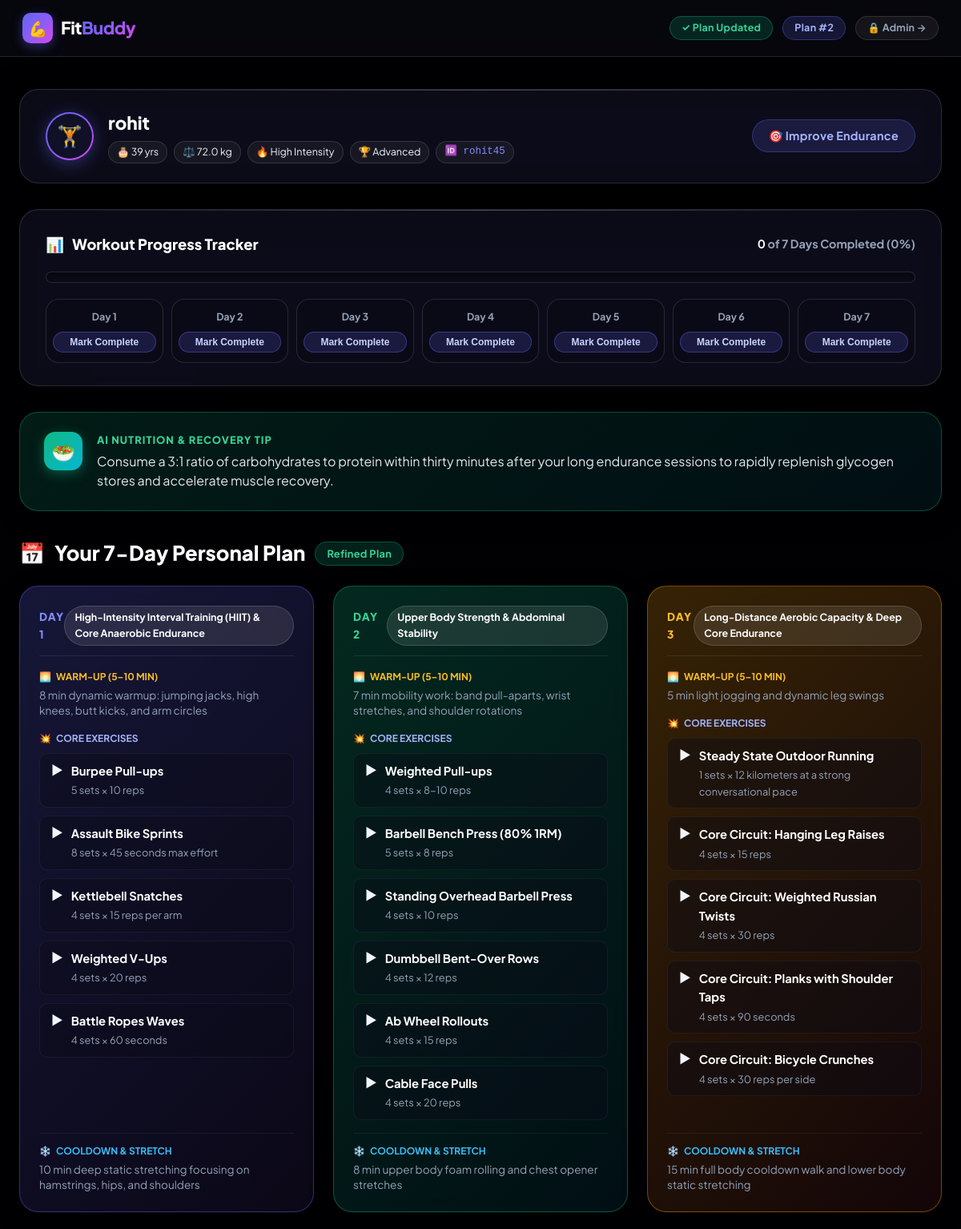
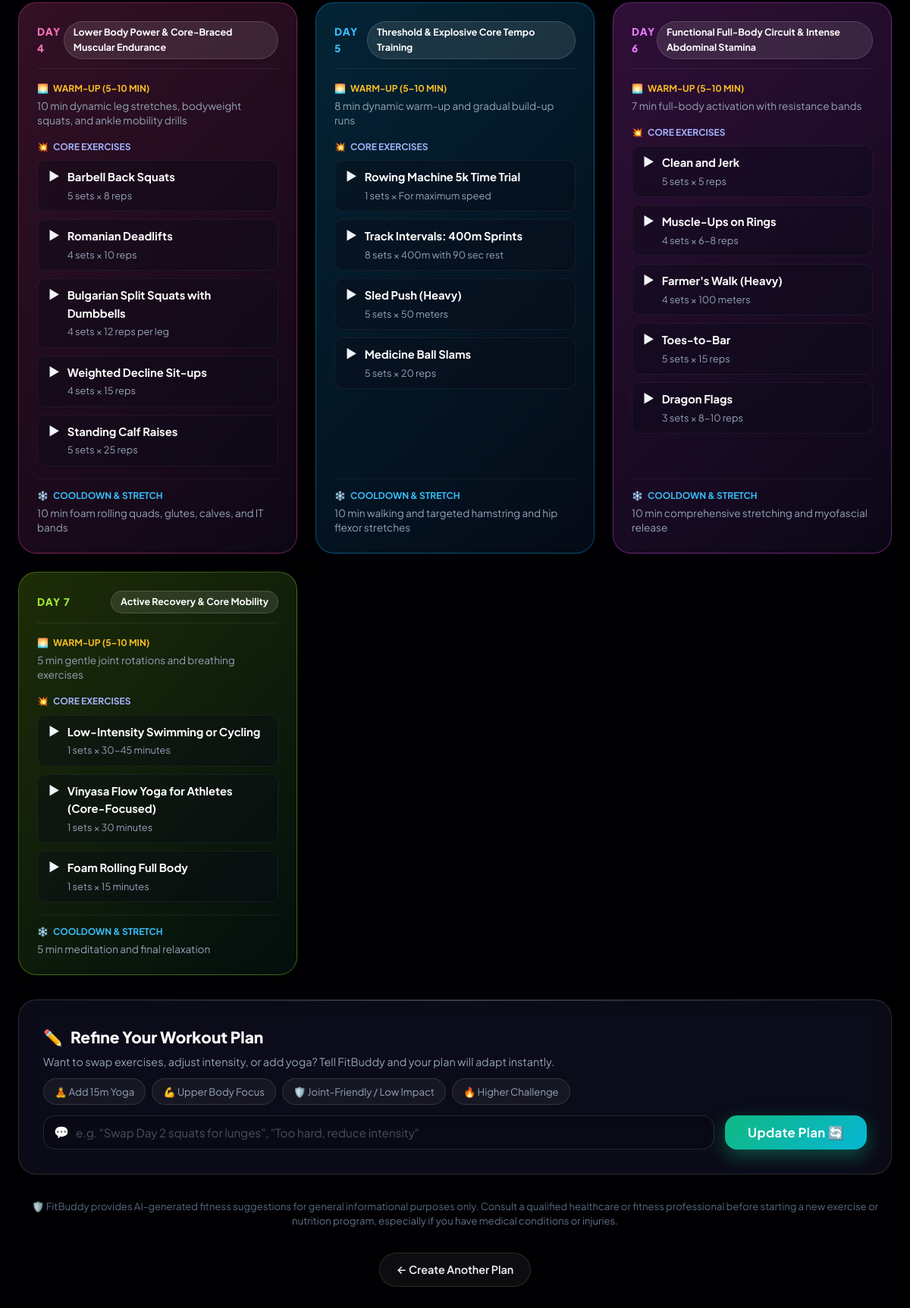
Page /result/2 on the committed database (2 pictures, top to bottom).
### app/database.py (models this page shows)
class User(Base):
    __tablename__ = "users"
    id                 = Column(Integer, primary_key=True, index=True)
    user_id            = Column(String(50), nullable=True, index=True)
    name               = Column(String(100), nullable=False)
    age                = Column(Integer, nullable=False)
    weight             = Column(Float, nullable=False)
    goal               = Column(String(100), nullable=False)
    intensity          = Column(String(50), nullable=False)
    experience_level   = Column(String(50), nullable=False, default="Beginner")
    last_activity      = Column(DateTime, nullable=True)
    created_at         = Column(DateTime, default=lambda: datetime.now(timezone.utc))
    plans = relationship("Plan", back_populates="user", cascade="all, delete-orphan")
    progress = relationship("WorkoutProgress", back_populates="user", cascade="all, delete-orphan")

class Plan(Base):
    __tablename__ = "plans"
    id            = Column(Integer, primary_key=True, index=True)
    user_id       = Column(Integer, ForeignKey("users.id"), nullable=False)
    original_plan = Column(Text, nullable=False)
    updated_plan  = Column(Text, nullable=True)
    nutrition_tip = Column(Text, nullable=True)
    created_at    = Column(DateTime, default=lambda: datetime.now(timezone.utc))
    updated_at    = Column(DateTime, default=lambda: datetime.now(timezone.utc),
                            onupdate=lambda: datetime.now(timezone.utc))
    user = relationship("User", back_populates="plans")

### app/routes.py (the view)
@router.get("/result/{plan_id}")
async def result(request: Request, plan_id: int, db: Session = Depends(get_db)):
    plan = get_original_plan(db, plan_id)
    if not plan:
        raise HTTPException(status_code=404, detail="Plan not found.")
    active_json = plan.updated_plan if plan.updated_plan else plan.original_plan
    try:
        active_plan = json.loads(active_json)
    except json.JSONDecodeError:
        active_plan = {}
    u = plan.user
    progress_context = _build_progress_context(db, u)
    return templates.TemplateResponse(request, "result.html", {
        "request": request,
        "username": u.name if u else "",
        "age": u.age if u else "",
        "weight": u.weight if u else "",
        "goal": u.goal if u else "",
        "intensity": u.intensity if u else "",
        "experience_level": u.experience_level if u else "Beginner",
        "user_id": u.user_id if u else "",
        "user_pk_id": u.id if u else None,
        "workout_plan": active_plan,
        "nutrition_tip": plan.nutrition_tip,
        "plan_id": plan.id,
        "is_updated": bool(plan.updated_plan),
        "used_fallback": False,
        "safety_disclaimer": SAFETY_DISCLAIMER,
        **progress_context,
    })

### app/templates/result.html (shortened to what this page needs)
<!DOCTYPE html>
<html lang="en">
<head>
  <link rel="stylesheet" href="/static/css/style.css" />
</head>
<body>
  <header class="site-header" role="banner">
    <div class="header-inner">
      <a href="/" class="brand-link">
        <span class="brand-icon">💪</span>
        <span>Fit<span class="gradient-text">Buddy</span></span>
      </a>
      <div style="display:flex; align-items:center; gap:12px;">
        {% if is_updated %}
          <span class="badge badge-emerald">✓ Plan Updated</span>
        {% endif %}
        <span class="badge badge-purple">Plan #{{ plan_id }}</span>
        <a href="/view-all-users" class="badge" style="background:rgba(255,255,255,0.06); border:1px solid var(--border-glass); color:var(--text-muted);">
          🔒 Admin &rarr;
        </a>
      </div>
    </div>
  </header>
  <main role="main">
    <section class="glass-card profile-banner" aria-label="User Profile Overview">
      <div class="profile-user">
        <div class="avatar-ring">
          <div class="avatar-inner">
            🏋️
          </div>
        </div>
        <div class="profile-details">
          <h1 class="profile-name">{{ username }}</h1>
          <div class="profile-meta-chips">
            <span class="meta-chip">🎂 {{ age }} yrs</span>
            <span class="meta-chip">⚖️ {{ weight }} kg</span>
            <span class="meta-chip" style="text-transform:capitalize;">🔥 {{ intensity }} Intensity</span>
            <span class="meta-chip">🏆 {{ experience_level }}</span>
            {% if user_id %}
              <span class="meta-chip" style="font-family:monospace; color:#818cf8;">🆔 {{ user_id }}</span>
            {% endif %}
          </div>
        </div>
      </div>
      <div class="badge badge-purple" style="font-size:0.9rem; padding:8px 20px;">
        🎯 {{ goal }}
      </div>
    </section>
    <section class="glass-card progress-card" aria-label="Workout Progress">
      <div class="progress-head-row">
        <div class="progress-head-title">
          <span>📊</span> Workout Progress Tracker
        </div>
        <div style="font-size:0.9rem; font-weight:700; color:var(--text-muted);">
          <span style="color:#fff;">{{ completed_days }}</span> of 7 Days Completed ({{ progress_percentage }}%)
        </div>
      </div>
      <div class="progress-bar-container">
      </div>
      <div class="progress-actions-grid">
        {% for day in range(1, 8) %}
          {% set done = day_status.get(day, false) %}
          <div class="day-action-card {% if done %}completed{% endif %}">
            <span class="day-action-label">Day {{ day }}</span>
            {% if done %}
              <span class="completed-indicator">✓ Done</span>
            {% else %}
              <form action="/progress/{{ user_pk_id if user_pk_id is not none else user_id }}/{{ day }}/complete" method="post" style="width:100%;">
                <button type="submit" class="btn-complete-day">Mark Complete</button>
              </form>
            {% endif %}
          </div>
        {% endfor %}
      </div>
    </section>
    {% if nutrition_tip %}
    <div class="nutrition-banner" role="complementary">
      <div class="nutrition-icon">🥗</div>
      <div class="nutrition-content">
        <span class="nutrition-title">AI Nutrition &amp; Recovery Tip</span>
        <p class="nutrition-text">{{ nutrition_tip }}</p>
      </div>
    </div>
    {% endif %}
    <section aria-label="7-Day Plan Grid">
      <h2 class="section-title">
        <span>📅</span> Your 7-Day Personal Plan
        {% if is_updated %}<span class="badge badge-emerald" style="font-size:0.8rem;">Refined Plan</span>{% endif %}
      </h2>
      {% set dc_classes = ['dc-0', 'dc-1', 'dc-2', 'dc-3', 'dc-4', 'dc-5', 'dc-6'] %}
      <div class="plan-grid">
        {% for day, details in workout_plan.items() %}
        <article class="day-card {{ dc_classes[loop.index0 % 7] }}">
          <div class="day-header">
            <span class="day-title-badge">{{ day }}</span>
            <span class="day-focus-pill">{{ details.focus | default('Rest & Recovery') }}</span>
          </div>
          {% if details.warmup %}
          <div>
            <div style="font-size:0.75rem; font-weight:700; text-transform:uppercase; color:#fbbf24; margin-bottom:4px; display:flex; align-items:center; gap:6px;">
              <span>🌅</span> Warm-up (5&ndash;10 min)
            </div>
            <p style="font-size:0.85rem; color:var(--text-muted); line-height:1.4;">{{ details.warmup }}</p>
          </div>
          {% endif %}
          {% if details.exercises %}
          <div>
            <div style="font-size:0.75rem; font-weight:700; text-transform:uppercase; color:#a5b4fc; margin-bottom:8px; display:flex; align-items:center; gap:6px;">
              <span>💥</span> Core Exercises
            </div>
            <ul class="exercise-list">
              {% for ex in details.exercises %}
              <li class="exercise-item">
                <span class="exercise-bullet">▶</span>
                <div class="exercise-info">
                  <span class="exercise-name">{{ ex.name }}</span>
                  <span class="exercise-detail">{{ ex.sets }} sets &times; {{ ex.reps }}</span>
                </div>
              </li>
              {% endfor %}
            </ul>
          </div>
          {% else %}
          <div style="text-align:center; padding:20px 0; color:var(--text-dim); font-style:italic;">
            🛌 Rest &amp; Active Recovery Day
          </div>
          {% endif %}
          {% if details.cooldown %}
          <div style="border-top: 1px solid rgba(255,255,255,0.06); padding-top:12px; margin-top: auto;">
            <div style="font-size:0.75rem; font-weight:700; text-transform:uppercase; color:#38bdf8; margin-bottom:4px; display:flex; align-items:center; gap:6px;">
              <span>❄️</span> Cooldown &amp; Stretch
            </div>
            <p style="font-size:0.85rem; color:var(--text-muted); line-height:1.4;">{{ details.cooldown }}</p>
          </div>
          {% endif %}
        </article>
        {% endfor %}
      </div>
    </section>
    <section class="glass-card refine-card" aria-label="Refine Plan with AI">
      <h3 style="font-size:1.3rem; font-weight:800; color:#fff; display:flex; align-items:center; gap:10px;">
        <span>✏️</span> Refine Your Workout Plan
      </h3>
      <p style="font-size:0.9rem; color:var(--text-muted); margin-top:4px;">
        Want to swap exercises, adjust intensity, or add yoga? Tell FitBuddy and your plan will adapt instantly.
      </p>
      <div class="chip-group">
        <span class="chip" onclick="applySuggestion('Add 15 minutes of relaxing yoga on Day 3')">🧘 Add 15m Yoga</span>
        <span class="chip" onclick="applySuggestion('Focus more on upper body strength')">💪 Upper Body Focus</span>
        <span class="chip" onclick="applySuggestion('Make exercises lower impact for joints')">🛡️ Joint-Friendly / Low Impact</span>
        <span class="chip" onclick="applySuggestion('Increase the intensity and challenge level')">🔥 Higher Challenge</span>
      </div>
      <form action="/submit-feedback" method="post" id="feedbackForm">
        <div class="refine-row">
          <div class="input-wrapper refine-input">
            <span class="input-icon">💬</span>
            <input
              id="feedbackInput"
              name="feedback"
              type="text"
              required
              placeholder='e.g. "Swap Day 2 squats for lunges", "Too hard, reduce intensity"'
              aria-label="Refinement feedback"
            />
          </div>
          <button type="submit" class="btn-primary btn-emerald" id="refineBtn" style="width:auto; padding:0 30px; white-space:nowrap;">
            <span id="refineBtnLabel">Update Plan 🔄</span>
          </button>
        </div>
      </form>
    </section>
    <p class="disclaimer-text">
      🛡️ {{ safety_disclaimer }}
    </p>
    <div class="back-home-wrap">
      <a href="/" class="back-home-link">
        <span>&larr; Create Another Plan</span>
      </a>
    </div>
  </main>
</body>
</html>

### app/templates/result.html (style rules this page uses)
main { max-width: 1240px; margin: 0 auto; padding: 40px 24px 80px; display: flex; flex-direction: column; gap: 32px; }
.profile-banner { padding: 24px 32px; display: flex; flex-wrap: wrap; align-items: center; justify-content: space-between; gap: 20px; }
.profile-user { display: flex; align-items: center; gap: 18px; }
.avatar-ring { width: 60px; height: 60px; border-radius: 50%; background: var(--grad-primary); padding: 2px; display: flex; align-items: center; justify-content: center; box-shadow: 0 4px 20px rgba(99, 102, 241, 0.4); }
.avatar-inner { width: 100%; height: 100%; border-radius: 50%; background: #101026; display: flex; align-items: center; justify-content: center; font-size: 1.6rem; }
.profile-details { display: flex; flex-direction: column; gap: 4px; }
.profile-name { font-size: 1.4rem; font-weight: 800; color: #fff; }
.profile-meta-chips { display: flex; flex-wrap: wrap; align-items: center; gap: 8px; font-size: 0.85rem; color: var(--text-muted); }
.meta-chip { background: rgba(255, 255, 255, 0.05); border: 1px solid var(--border-glass); padding: 3px 10px; border-radius: var(--radius-full); font-size: 0.78rem; color: var(--text-main); }
.progress-card { padding: 28px 32px; display: flex; flex-direction: column; gap: 20px; }
.progress-head-row { display: flex; align-items: center; justify-content: space-between; flex-wrap: wrap; gap: 12px; }
.progress-head-title { font-size: 1.15rem; font-weight: 800; color: #fff; display: flex; align-items: center; gap: 10px; }
.progress-bar-container { width: 100%; height: 14px; background: rgba(10, 10, 24, 0.6); border: 1px solid var(--border-glass); border-radius: var(--radius-full); overflow: hidden; box-shadow: inset 0 2px 4px rgba(0,0,0,0.5); }
.progress-actions-grid { display: grid; grid-template-columns: repeat(7, 1fr); gap: 10px; }
.day-action-card { background: rgba(10, 10, 24, 0.4); border: 1px solid var(--border-glass); border-radius: var(--radius-md); padding: 12px 8px; text-align: center; display: flex; flex-direction: column; align-items: center; justify-content: center; gap: 6px; transition: all 0.2s ease; }
.day-action-label { font-size: 0.78rem; font-weight: 700; color: var(--text-muted); }
.btn-complete-day { appearance: none; border: 1px solid rgba(99, 102, 241, 0.4); background: rgba(99, 102, 241, 0.18); color: #c7d2fe; padding: 5px 10px; border-radius: var(--radius-full); font-size: 0.75rem; font-weight: 700; cursor: pointer; transition: all 0.2s ease; width: 100%; }
.nutrition-banner { padding: 24px 30px; background: linear-gradient(135deg, rgba(16, 185, 129, 0.15), rgba(6, 182, 212, 0.08)); border: 1px solid rgba(16, 185, 129, 0.35); border-radius: var(--radius-lg); display: flex; align-items: flex-start; gap: 18px; backdrop-filter: blur(16px); box-shadow: 0 10px 30px rgba(0, 0, 0, 0.3); }
.nutrition-icon { width: 48px; height: 48px; border-radius: 14px; background: var(--grad-success); display: flex; align-items: center; justify-content: center; font-size: 1.5rem; flex-shrink: 0; box-shadow: 0 4px 15px rgba(16, 185, 129, 0.4); }
.nutrition-content { display: flex; flex-direction: column; gap: 4px; }
.nutrition-title { font-size: 0.8rem; font-weight: 800; text-transform: uppercase; letter-spacing: 1px; color: #34d399; }
.nutrition-text { font-size: 1rem; color: #e2e8f0; line-height: 1.55; }
.section-title { font-size: 1.6rem; font-weight: 800; color: #fff; display: flex; align-items: center; gap: 12px; margin-bottom: 20px; }
.refine-card { padding: 32px; }
.refine-row { display: flex; gap: 14px; margin-top: 14px; }
.refine-input { flex: 1; }
.disclaimer-text { font-size: 0.82rem; color: var(--text-dim); text-align: center; line-height: 1.5; }
.back-home-wrap { text-align: center; }
.back-home-link { display: inline-flex; align-items: center; gap: 8px; padding: 10px 22px; border-radius: var(--radius-full); background: rgba(255, 255, 255, 0.05); border: 1px solid var(--border-glass); color: var(--text-main); font-weight: 600; font-size: 0.9rem; transition: all 0.2s ease; }

### rows in the picture
User: name "rohit", weight "72.0", intensity "High", experience_level "Advanced", user "rohit45", goal "Improve Endurance"
Plan: nutrition_tip "Consume a 3:1 ratio of carbohydrates to protein within thirty minutes after your long endurance sessions to rapidly replenish glycogen stores and accelerate muscle recovery."

### other values in the picture
{{ plan_id }} "2"
{{ age }} "39"
{{ completed_days }} "0"
{{ progress_percentage }} "0"
{{ day }} "1" "2" "3" "4" "5" "6" "7"
{{ day }} "DAY 1" "DAY 2" "DAY 3" "DAY 4" "DAY 5" "DAY 6" "DAY 7"
{{ details.focus | default('Rest & Recovery') }} "High-Intensity Interval Training (HIIT) & Core Anaerobic Endurance" "Upper Body Strength & Abdominal Stability" "Long-Distance Aerobic Capacity & Deep Core Endurance" "Lower Body Power & Core-Braced Muscular Endurance" "Threshold & Explosive Core Tempo Training" "Functional Full-Body Circuit & Intense Abdominal Stamina" "Active Recovery & Core Mobility"
{{ details.warmup }} "8 min dynamic warmup: jumping jacks, high knees, butt kicks, and arm circles" "7 min mobility work: band pull-aparts, wrist stretches, and shoulder rotations" "5 min light jogging and dynamic leg swings" "10 min dynamic leg stretches, bodyweight squats, and ankle mobility drills" "8 min dynamic warm-up and gradual build-up runs" "7 min full-body activation with resistance bands" "5 min gentle joint rotations and breathing exercises"
{{ ex.name }} "Burpee Pull-ups" "Assault Bike Sprints" "Kettlebell Snatches" "Weighted V-Ups" "Battle Ropes Waves" "Weighted Pull-ups" "Barbell Bench Press (80% 1RM)" "Standing Overhead Barbell Press" "Dumbbell Bent-Over Rows" "Ab Wheel Rollouts" "Cable Face Pulls" "Steady State Outdoor Running" "Core Circuit: Hanging Leg Raises" "Core Circuit: Weighted Russian Twists" "Core Circuit: Planks with Shoulder Taps" "Core Circuit: Bicycle Crunches" "Barbell Back Squats" "Romanian Deadlifts" "Bulgarian Split Squats with Dumbbells" "Weighted Decline Sit-ups" "Standing Calf Raises" "Rowing Machine 5k Time Trial" "Track Intervals: 400m Sprints" "Sled Push (Heavy)" "Medicine Ball Slams" "Clean and Jerk" "Muscle-Ups on Rings" "Farmer's Walk (Heavy)" "Toes-to-Bar" "Dragon Flags" "Low-Intensity Swimming or Cycling" "Vinyasa Flow Yoga for Athletes (Core-Focused)" "Foam Rolling Full Body"
{{ ex.sets }} "5" "8" "4" "4" "4" "4" "5" "4" "4" "4" "4" "1" "4" "4" "4" "4" "5" "4" "4" "4" "5" "1" "8" "5" "5" "5" "4" "4" "5" "3" "1" "1" "1"
{{ ex.reps }} "10 reps" "45 seconds max effort" "15 reps per arm" "20 reps" "60 seconds" "8-10 reps" "8 reps" "10 reps" "12 reps" "15 reps" "20 reps" "12 kilometers at a strong conversational pace" "15 reps" "30 reps" "90 seconds" "30 reps per side" "8 reps" "10 reps" "12 reps per leg" "15 reps" "25 reps" "For maximum speed" "400m with 90 sec rest" "50 meters" "20 reps" "5 reps" "6-8 reps" "100 meters" "15 reps" "8-10 reps" "30-45 minutes" "30 minutes" "15 minutes"
{{ details.cooldown }} "10 min deep static stretching focusing on hamstrings, hips, and shoulders" "8 min upper body foam rolling and chest opener stretches" "15 min full body cooldown walk and lower body static stretching" "10 min foam rolling quads, glutes, calves, and IT bands" "10 min walking and targeted hamstring and hip flexor stretches" "10 min comprehensive stretching and myofascial release" "5 min meditation and final relaxation"
